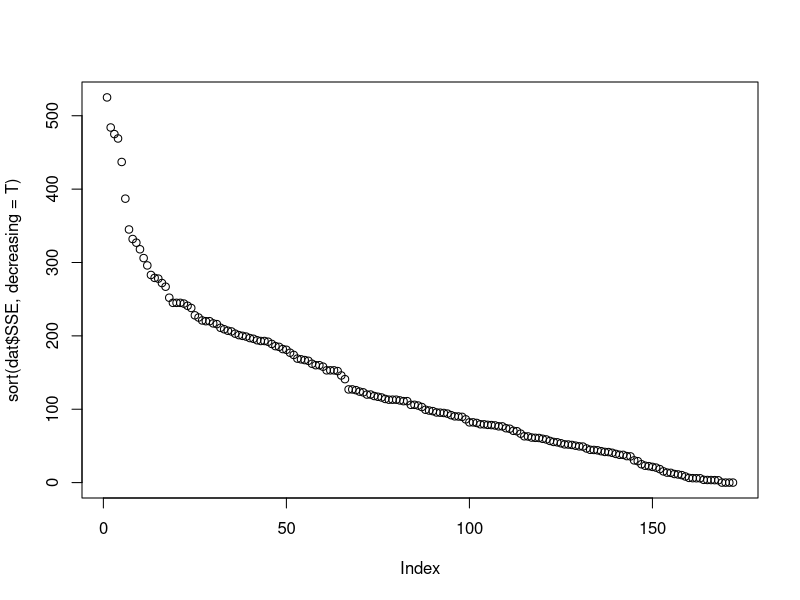
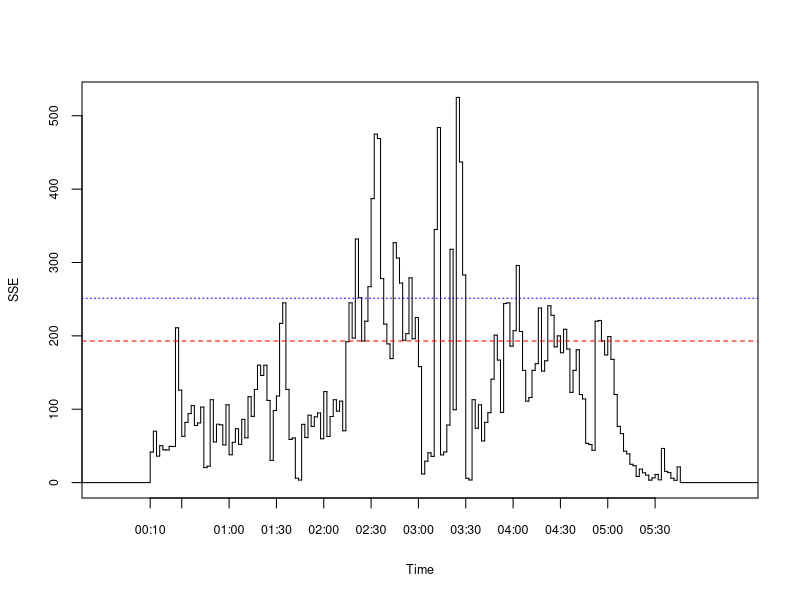

Recreate these plots in R, in order.
dat <- read.csv("sse_and_sparsity.csv")

plot(sort(dat$SSE, decreasing = T))
summary(dat$SSE)

sf <- stepfun(x = (seq_along(dat$SSE) - 1) * 2, y = c(0, dat$SSE))
plot(sf, do.points = F, main = NA, cex.lab = 0.75, cex.axis = 0.75,
     xlab = "Time", ylab = "SSE", xaxt = "n")

z <- (seq_along(dat$SSE) - 1) * 2

sec <- z + 10 
labs <- c("00:10", 
          paste(sprintf("%02d", sec[sec %% 30 == 0] %/% 60), 
                c("30", "00"), sep = ":"))

axis(side = 1, at = c(0, z[z %% 30 == 0][-1] - 10), 
     labels = labs, cex.axis = 0.75)

eps <- quantile(x = dat$SSE, probs = c(0.75, 0.9))
abline(h = eps, col = c("red", "blue"), lty = 2:3)

events.q3 <- which(dat$SSE > eps[1]) * 2 + 10
events.q3

events.90 <- which(dat$SSE > eps[2]) * 2 + 10
events.90
